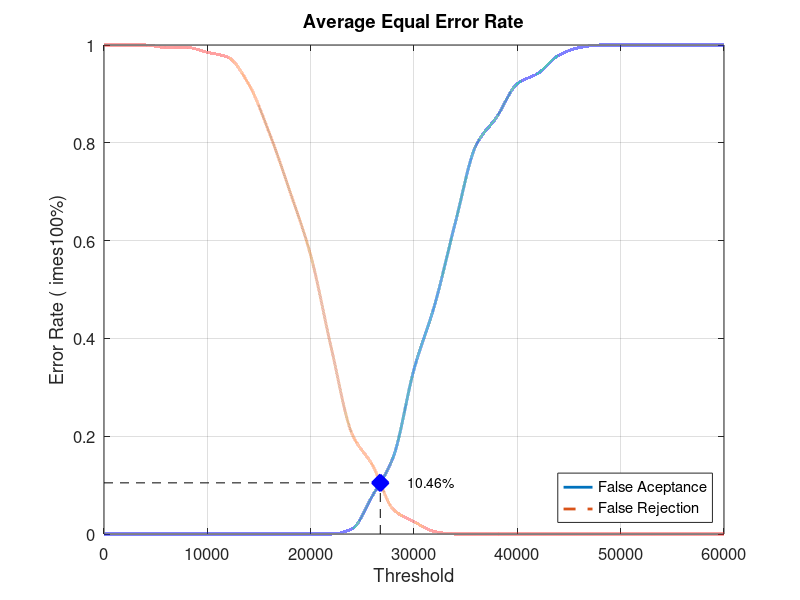
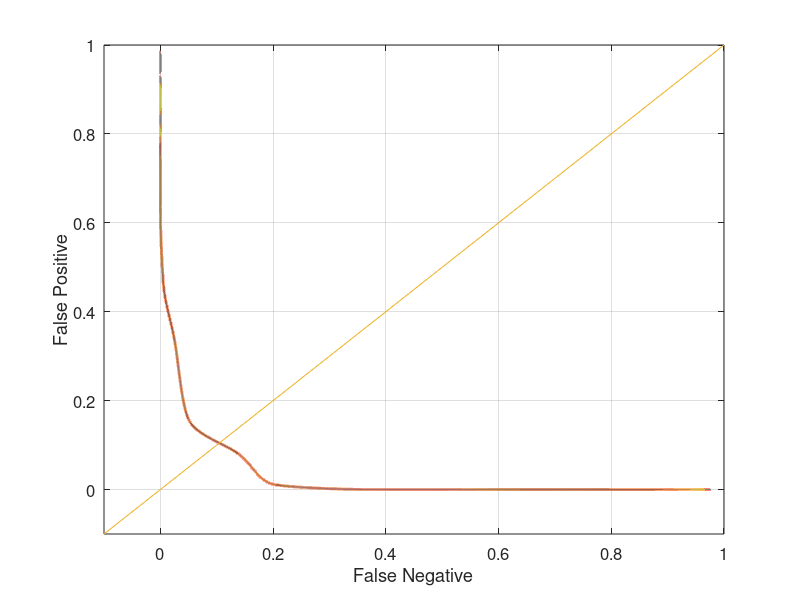

Here is the MATLAB script that generated these plots, in order:
close all;
clear;
clc;
x = 0:2000:60000;
xq = 0:0.5:60000;

y0 = [0 0 0 0 0 0 0 0 0 0 0 0 0.0105263 0.0789474 0.157895 0.336842 0.468421 0.636842 0.794737 0.852632 0.921053 0.942105 0.978947 0.994737 1 1 1 1 1 1 1]
yy0 = interp1(x, y0, xq, 'pchip');
y1 = [1 1 1 0.995 0.995 0.985 0.975 0.92 0.82 0.7 0.57 0.38 0.205 0.14 0.05 0.025 0.005 0 0 0 0 0 0 0 0 0 0 0 0 0 0]
yy1 = interp1(x, y1, xq, 'pchip');

% Calculating EER: 
y2 = abs(y0 - y1);
find(y2 == min(y2))
yy2 = abs(yy0 - yy1);
xEER = find(yy2 == min(yy2));
xEERIndex = xq(xEER) % X-axis EER
yEER = yy0(xEER) % Y-axis EER

main = figure
plot(xq, yy0,'-','LineWidth', 2);	hold on
plot(xq, yy1,'--','LineWidth', 2);	hold on
plot([xEERIndex xEERIndex], [0 yEER], 'k--');	hold on
plot([0 xEERIndex], [yEER yEER], 'k--');	hold on
plot(xEERIndex, yEER, 'bx', 'LineWidth', 10);	hold on
text(xEERIndex + 10 * xEERIndex / 100, yEER, [num2str(round((10000 * yEER)) / 100) '%'])
legend('False Aceptance', 'False Rejection', 'Location', 'SouthEast')
xlabel('Threshold')
ylabel('Error Rate (	imes100%)')
title('Average Equal Error Rate')
set(gca, 'FontSize', 12)
axis([0 60000 0 1])
grid on

print(main, 'Database3_2Main', '-dpng');
FNRxFPR = figure('Color', [1 1 1]);
plot(yy1, yy0, '-', yy1, yy0, 'LineWidth', 2);
hold on
y = -0.1:0.1:1
plot(y, y); 
set(gca, 'FontSize', 12)
xlabel('False Negative')
ylabel('False Positive')
axis([-0.1 1 -0.1 1])
set(gca, 'FontSize', 12)
grid on

print(FNRxFPR, 'Database3_2FNRxFPR','-dpng');
